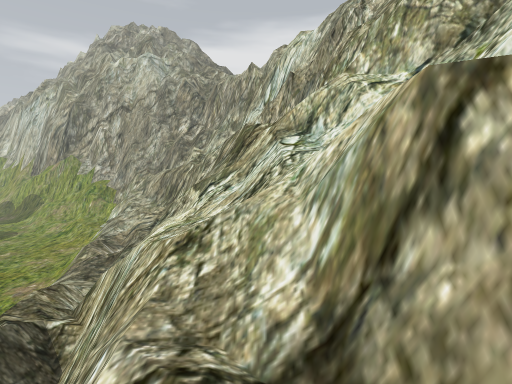
[1] (above)

21 first-person views from a walk through a Unity game level. The camera is 1.3 m above the floor, tilts 6° down and sees 85° across. The floor is counted in squares, 1 m on a side. Each view is taken from the middle of a square. On the plan, view 1 faces up. The plan holds only what a view shows up to about 13 squares ahead; the rest is blank. The place goes on beyond the plan. Some trees and plants on the terrain are drawn as simple stand-ins. The player character is not drawn.

[2]
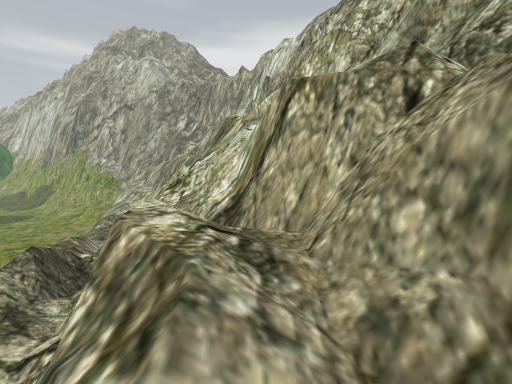

[3]
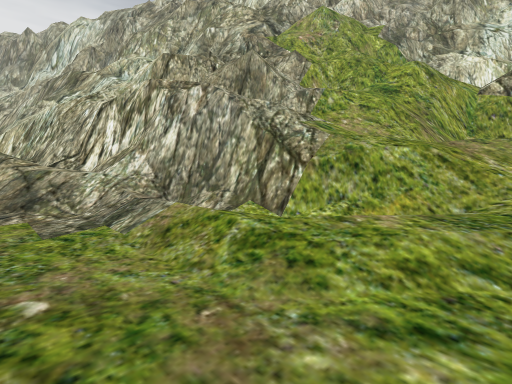

[4]
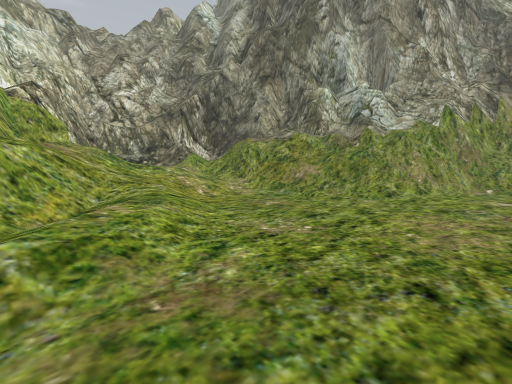

[5]
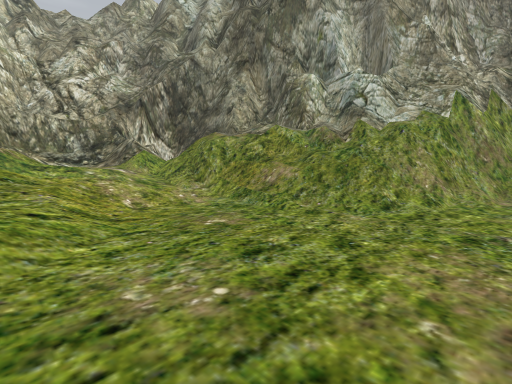

[6]
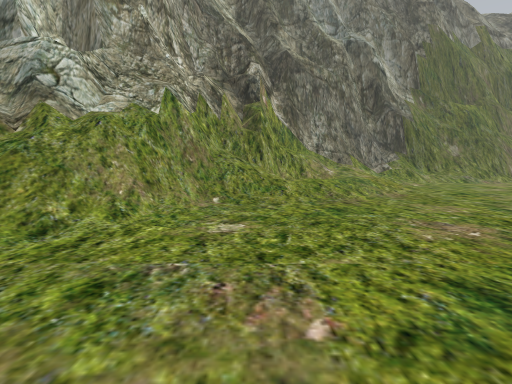

[7]
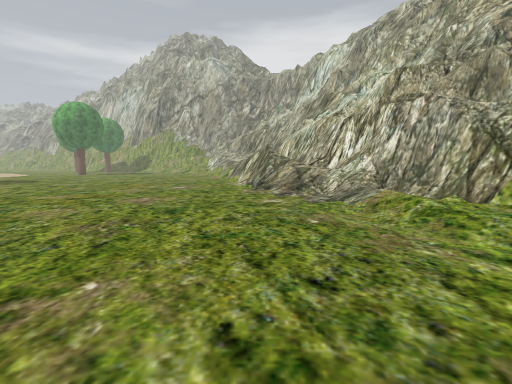

[8]
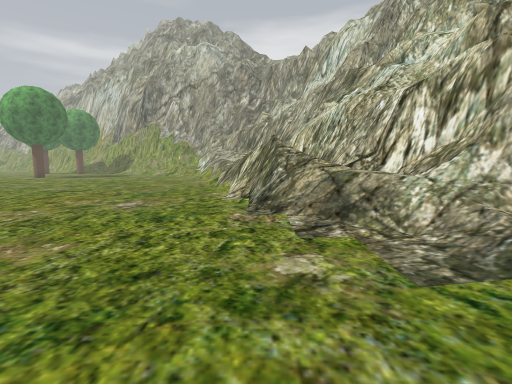

[9]
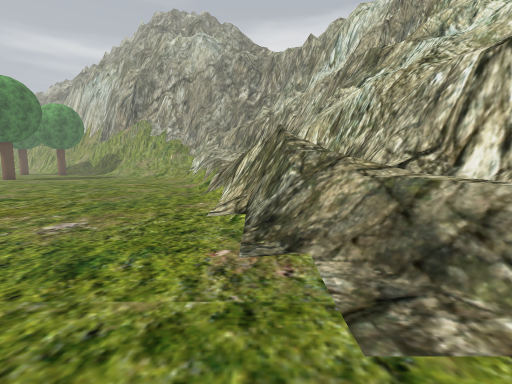

[10]
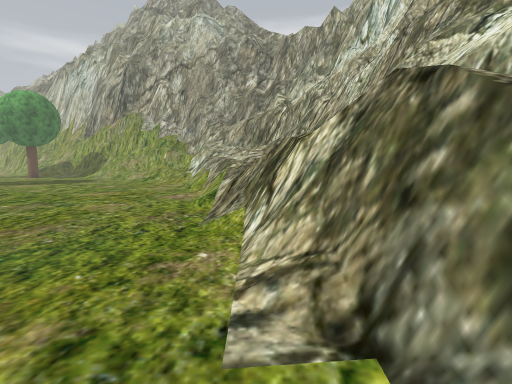

[11]
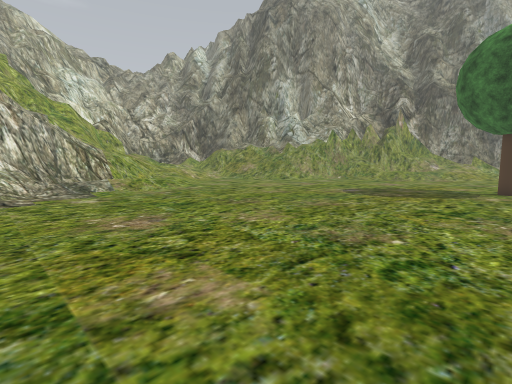

[12]
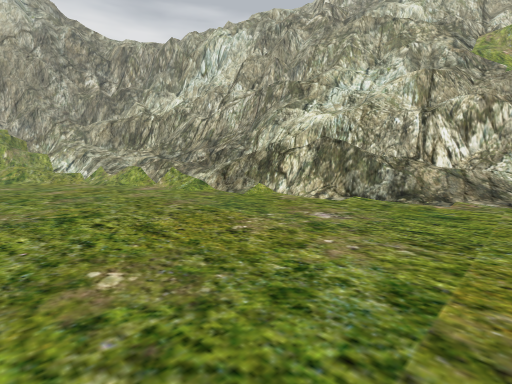

[13]
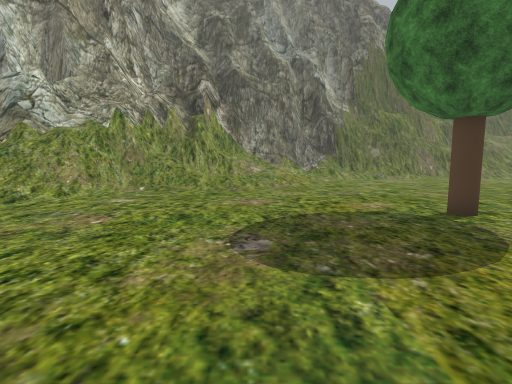

[14]
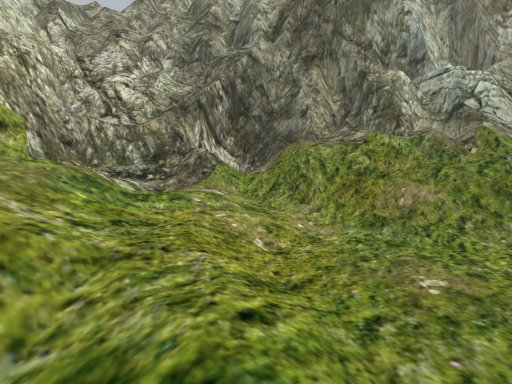

[15]
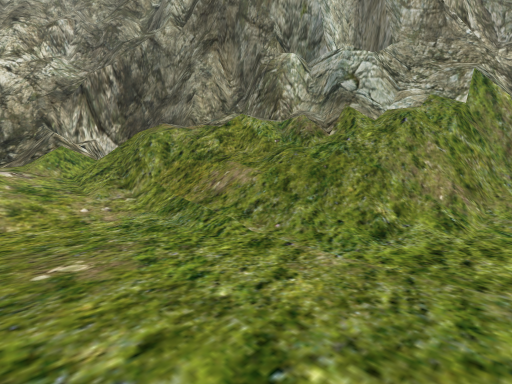

[16]
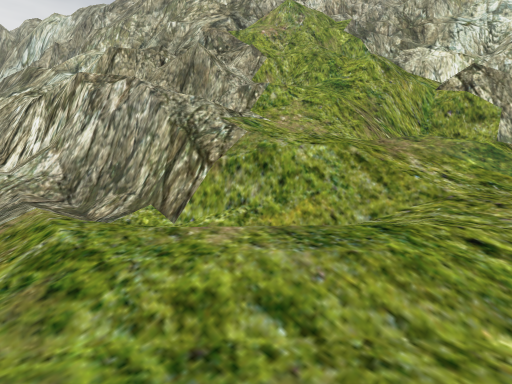

[17]
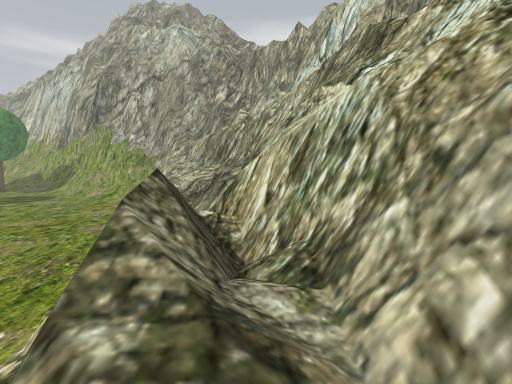

[18]
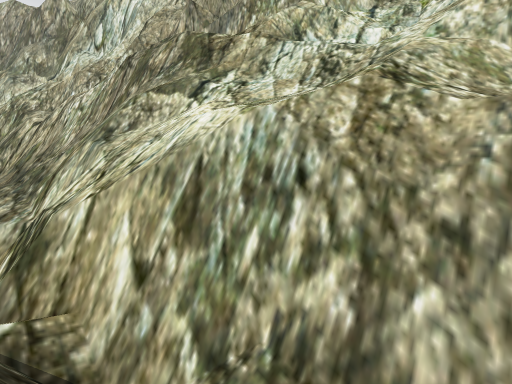

[19]
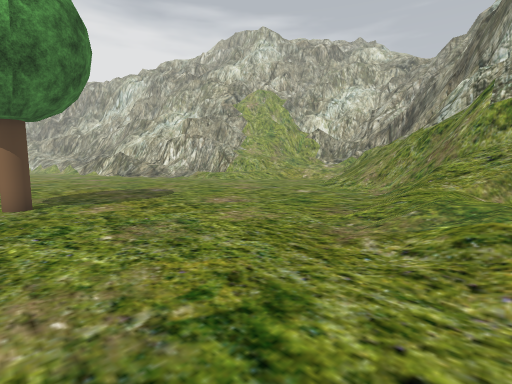

[20]
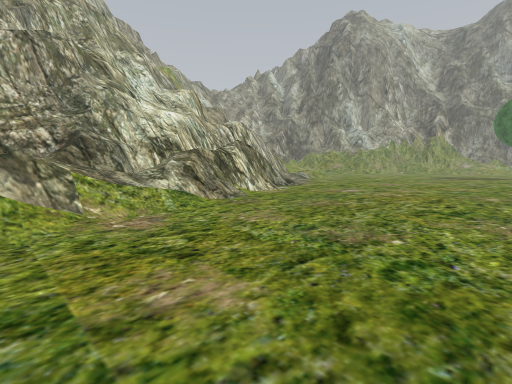

[21]
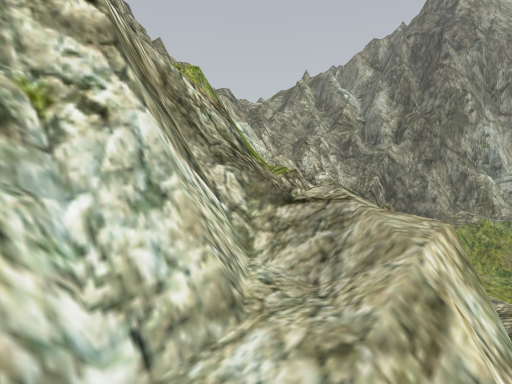

### Floor plan
Key: @ floor where view 1 was taken; # wall or solid block; . main floor; : floor 0.25 m higher than the main floor; + floor 0.5 m higher than the main floor; * floor 0.75 m higher than the main floor; % floor 1 m higher than the main floor; & floor 3 m higher than the main floor; / step, stairs or slope; = window, fence, low wall or low ledge; ^ raised ledge; v drop or lower ground; O other object.
Columns run from 16 left of view 1 to 10 right of it. Each row starts with its distance up from view 1.
 14 ...... =# ===#
 13 ....../==  ==##
 12 .......///==#######
 11 .......///=#===#  ##
 10 .......///=#=#=##  #
  9 ........=//=====#= #
  8 ......../= v//=/==###
  7 ......../=#==///v/###
  6 .........=#=##//=/==#
  5 .........=#=/##////=##
  4 ........./#//##/==/=###
  3 ..........=//=v/=#//==#
  2 ..........////#//#v//=#
  1 ..........////##//#=/=#
  0 ...........////#@/=// =#
 -1 ............///#///#//#^
 -2 .............//#v//#//=^
 -3 .............//##/ ##/=#
 -4 .............///#///=  ##
 -5 .............///v////=//^
 -6 .............//:=////=/==^
 -7 ............./+//=///#####
 -8 ............./////=///==##
 -9 ............../*/:///   /#
-10 .............../**///  //##
-11 ................/////  ///#
-12 .................///// ///#
-13  ..................//%////#
-14  ..................///////#
-15 ...................///////#
-16 .O..............////=/// /#
-17 .............../////==/#==#
-18 ..............//////// #=##
-19 ............./////////####
-20 .............///////&/##
-21 ............/==////####
-22 ..........///==//#=##
-23 ......//////==//####
-24 .....///////##=/#^#
-25 ....//*//=//##//=^#
-26 ...//*// #####==###

Where each view was taken, in squares from view 1:
view 1: 0 up, 0 right, facing up
view 2: 3 down, 1 right, facing up
view 3: 10 down, 5 left, facing up-right
view 4: 7 down, 6 left, facing down-right
view 5: 10 down, 5 left, facing down-right
view 6: 13 down, 6 left, facing down
view 7: 13 down, 6 left, facing up
view 8: 7 down, 6 left, facing up
view 9: 4 down, 6 left, facing up
view 10: 1 up, 7 left, facing up
view 11: 1 down, 16 left, facing down-right
view 12: 2 down, 16 left, facing up-right
view 13: 9 down, 10 left, facing down
view 14: 9 down, 1 left, facing down-right
view 15: 13 down, 4 left, facing down-right
view 16: 11 down, 3 left, facing up-right
view 17: 1 up, 4 left, facing up
view 18: 3 up, 5 left, facing up-right
view 19: 26 down, 16 left, facing up-right
view 20: 14 up, 16 left, facing down-right
view 21: 6 up, 1 right, facing down-right
